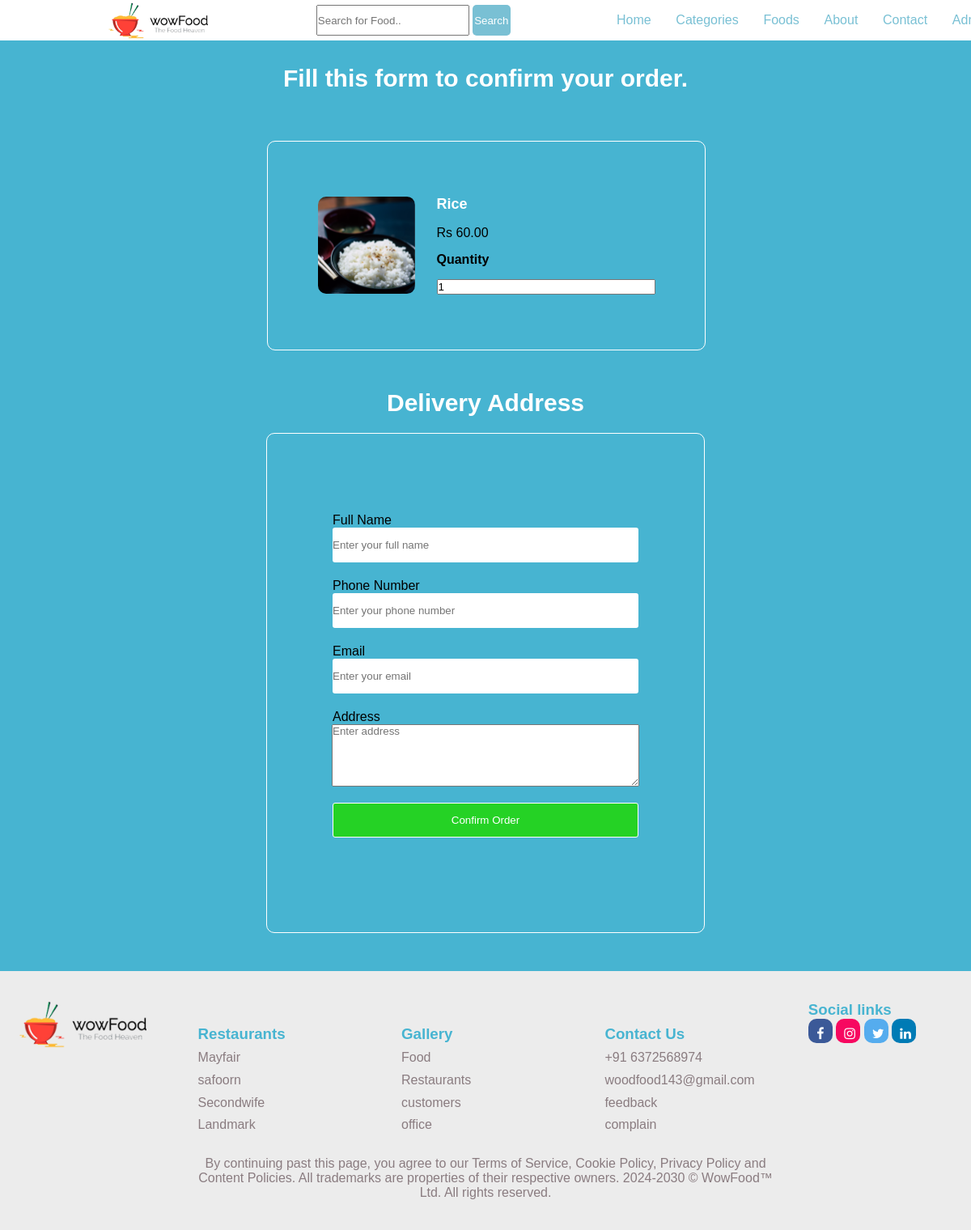
/order.php?food_id=53, run on the app's committed database.
### tables this page shows
CREATE TABLE `tbl_food` (
  `id` int(10) UNSIGNED NOT NULL,
  `title` varchar(100) NOT NULL,
  `description` text NOT NULL,
  `price` decimal(10,2) NOT NULL,
  `image_name` varchar(250) NOT NULL,
  `category_id` int(10) NOT NULL,
  `featured` varchar(10) NOT NULL,
  `active` varchar(10) NOT NULL
);

### order.php (the view, shortened to what this page needs)
<?php
include('repeat/menu2.php'); ?>
<?php
   if(isset($_GET['food_id']))
   {
   $food_id = $_GET['food_id'];
    $sql = "SELECT * FROM tbl_food WHERE id= $food_id";
    $rec = mysqli_query($conn,$sql);
    $count = mysqli_num_rows($rec);
    if($count == 1)
    {
        $row = mysqli_fetch_assoc($rec);
        $title = $row['title'];
        $price = $row['price'];
        $image_name = $row['image_name'];
    }
    else
    {
        header('location:'.HOMEURL);
    }
   }
   else{
    echo "<h1>eroor</h1>";
   }
?>
<section>
    <div class="container1">
        <h2 class="heading">Fill this form to confirm your order.</h2>
                    <div class="form">
                    <form action="" method = "POST">
            <div class="bg_menu">
                <?php
                    if($image_name=="")
                    {
                        echo "Food image not available";
                    }
                    else{
                ?>
                        <img src="<?php echo HOMEURL; ?>imgs/food/<?php echo $image_name; ?>" alt="food">
                <?php
                    }
                ?>
                    <div class="details">
                            <p id="title"><b><?php echo $title; ?></b></p>
                            <p>Rs <?php echo $price; ?></p>
                            <b> <p>Quantity</p></b>
                            <input type="number" name="qty" class="input-responsive" value="1" required>
                    </div>
            </div>
            <div class="address">
                <h2>Delivery Address</h2>
                <div class="subcontainer">
                    <div class="order_add">Full Name</div>
                    <input type="text" name="full_name" placeholder="Enter your full name" class="input-responsive" required>
                    <div class="order_add">Phone Number</div>
                    <input type="tel" name="contact" placeholder="Enter your phone number" class="input-responsive" required>
                    <div class="order_add">Email</div>
                    <input type="email" name="email" placeholder="Enter your email" class="input-responsive" required>
                    <div class="order_add">Address</div>
                    <textarea name="address" rows="5" placeholder="Enter address" class="order_add" required></textarea>
                    <input type="submit" name="submit" value="Confirm Order" id="submit">
                    </form>
</div>
                </div>
</section>
<?php include('repeat/footer.php');
?>

### css/home.css (style rules this page uses)
* { margin: 0; padding: 0; font-family: Arial, Helvetica, sans-serif; }
html { scroll-behavior: smooth; }

### css/order.css (style rules this page uses)
* { margin: 0; padding: 0; font-family: Arial, Helvetica, sans-serif; }
html { scroll-behavior: smooth; }
.container1 { height: 150vh; background: #47B4D1; display: flex; justify-content: center; flex-direction: column; align-items: center; gap:5%; width: 100vw; }
.container1 .heading { margin-top: 80px; color: white; font-size: 2.5vw; }
.bg_menu { border: 1px solid white; border-radius: 10px; width: 100%; height: 25%; display: flex; justify-content: center; align-items: center; gap: 5%; }
.bg_menu img { border-radius: 10px; height: 10vw; }
.bg_menu .details { height: 100%; justify-content: center; gap: 6%; display: flex; flex-direction: column; width: 50%; }
#title { color: white; font-size: 1.5vw; }
.address { width: 100%; height: 75%; display: flex; flex-direction: column; justify-content: center; align-items: center; gap: 20px; }
form { height: 100%; width: 45%; }
.form { height: 100%; width: 100%; display: flex; flex-direction: column; justify-content: center; align-items: center; }
.address h2 { color: white; font-size: 2.5vw; }
.address .order_add { text-align: start; }
.address .subcontainer { border-radius: 10px; border: 1px solid white; display: flex; flex-direction: column; justify-content: center; align-items: center; width: 100%; height:80%; }
.address .subcontainer .order_add { width: 70%; }
.address .subcontainer input { width: 70%; height: 7%; border-radius: 3px; margin-bottom: 20px; border: none; }
#submit { margin-top: 20px; background:#25d225; border: 1px solid white; color: white; }

### data on the page
tbl_food: image_name (picture), title "Rice", price "60.00"
